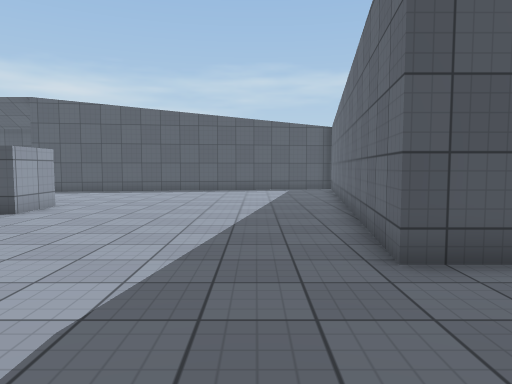
View 1 (above)

22 first-person views from a walk through a scene from a Unity 3-D project. The camera is 1.3 m above the floor, tilts 4° down and sees 70° across. The floor is counted in squares, 1 m on a side. Each view is taken from the middle of a square. On the plan, view 1 faces up. The plan holds only what a view shows up to about 15 squares ahead; the rest is blank. The player character is not drawn. Some animated figures are not drawn. Surface patterns are stand-ins for the level's own textures.

View 2
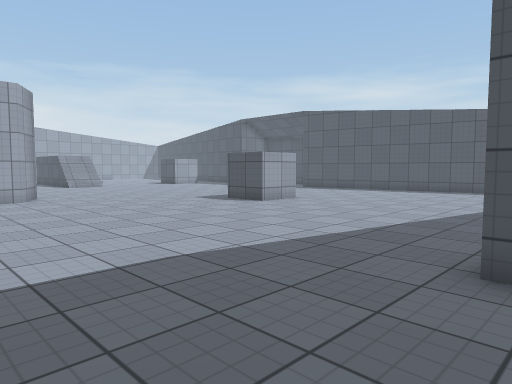

View 3
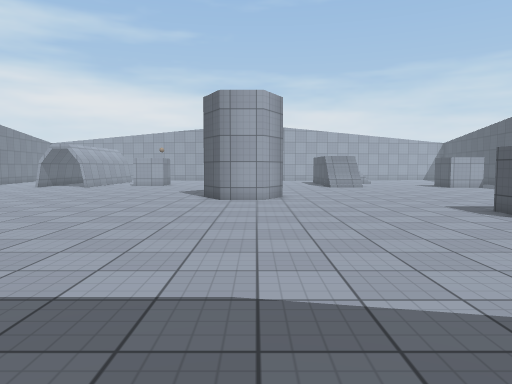

View 4
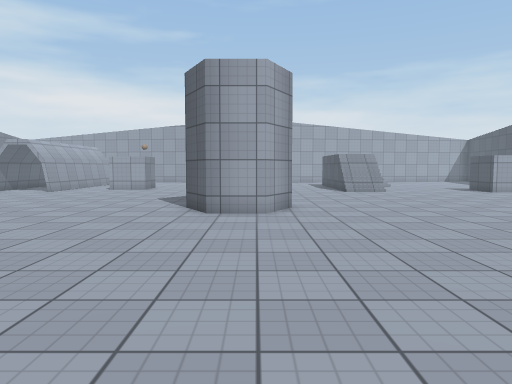

View 5
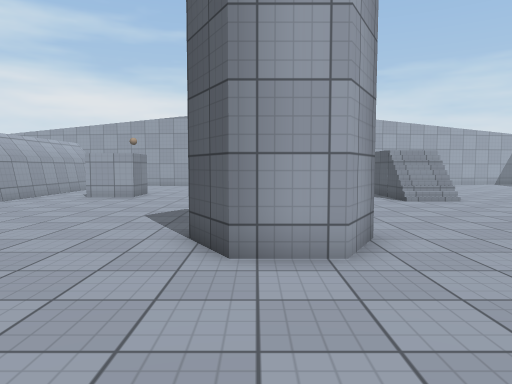

View 6
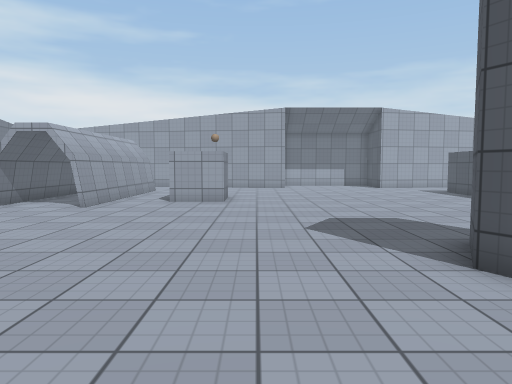

View 7
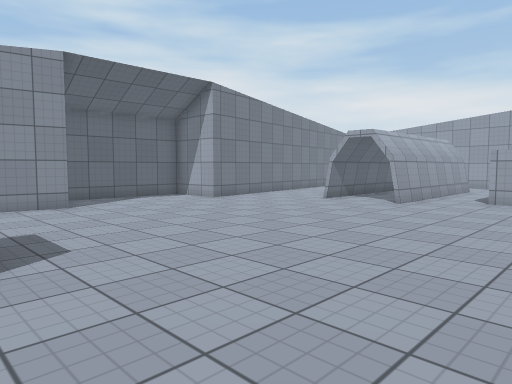

View 8
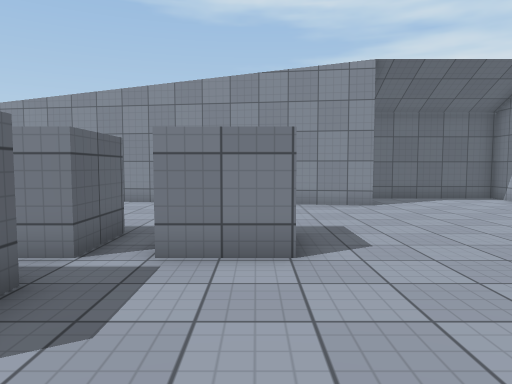

View 9
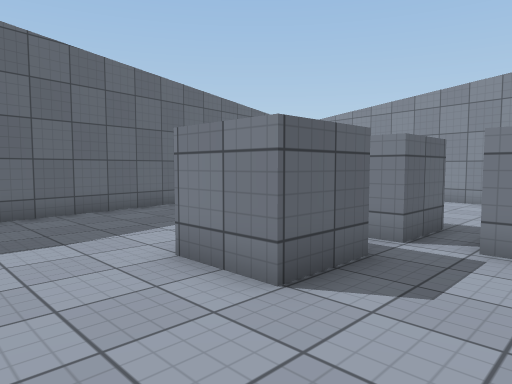

View 10
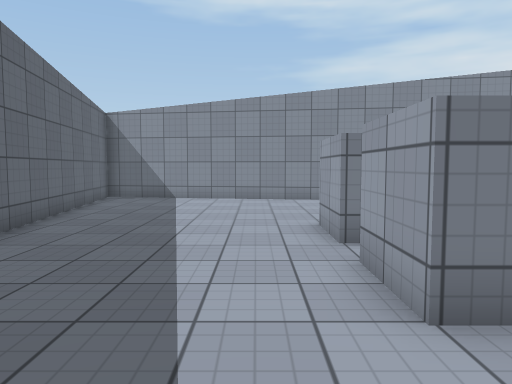

View 11
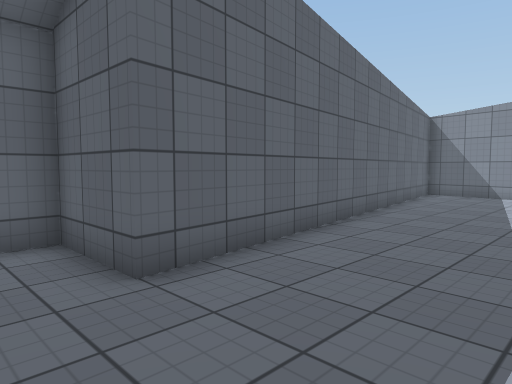

View 12
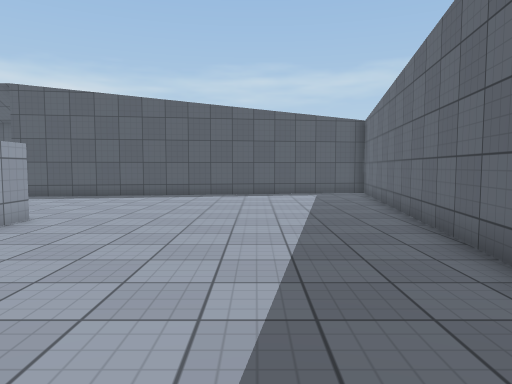

View 13
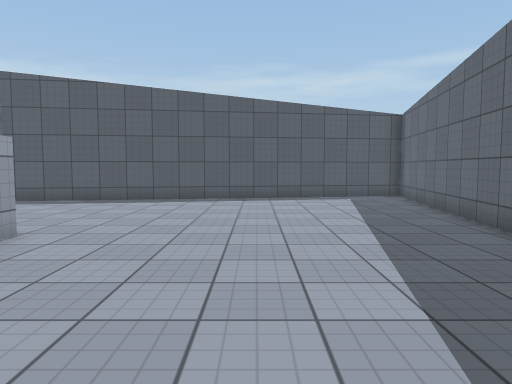

View 14
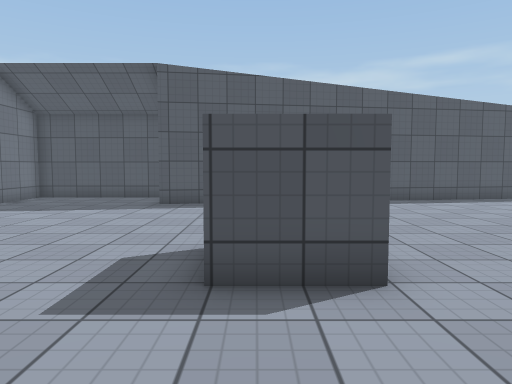

View 15
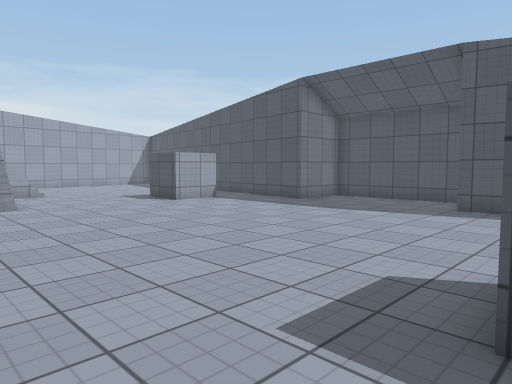

View 16
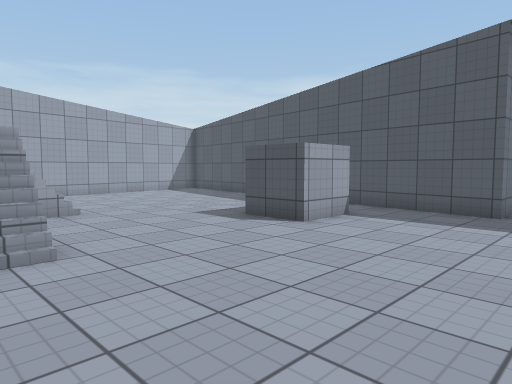

View 17
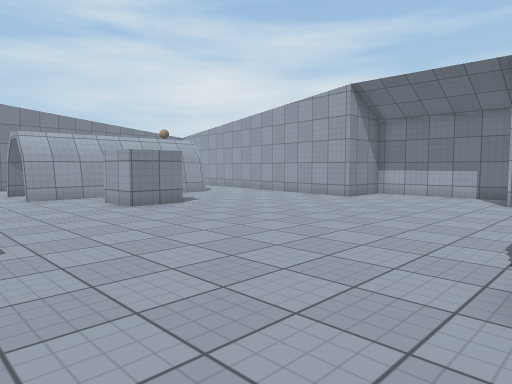

View 18
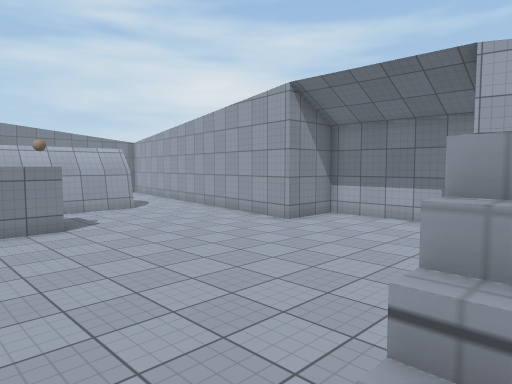

View 19
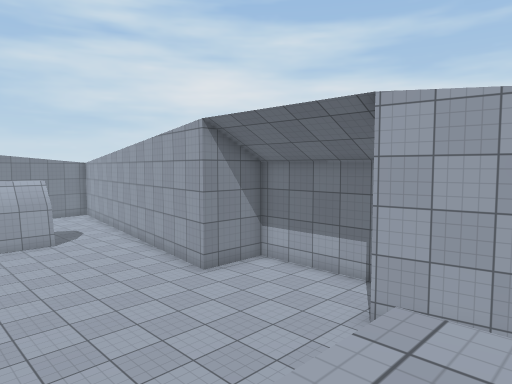

View 20
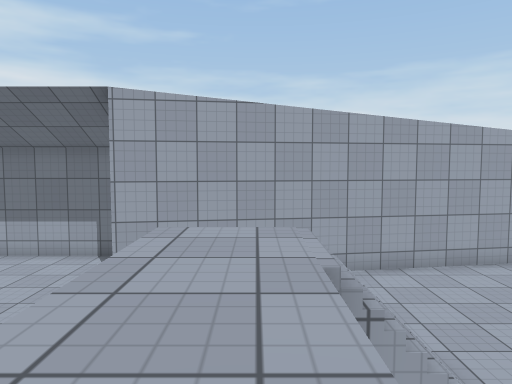

View 21
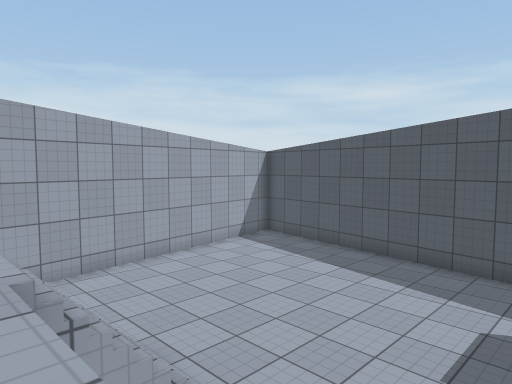

View 22
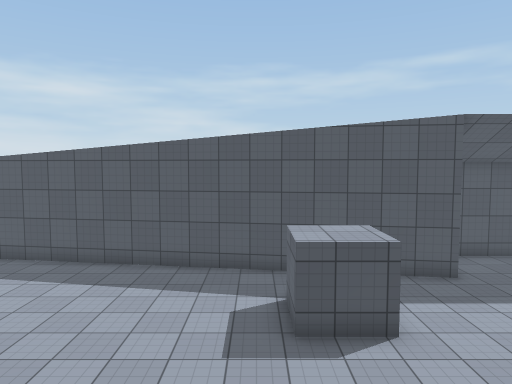

### Floor plan
Points are (right, up) in squares from view 1. A wall is a line through its corners. A room is listed if a view was taken in it or the views show most of it. See-through windows are left out.
Room 1 (views 1, 2, 3, 4, 5, 6, 7, 8, 9, 10, 11, 12, 13, 14, 15, 16, 17, 18, 19, 20, 21, 22)
walls: (-13.7, 4.2) (-12.1, 3.3) (-12.1, 1.6) (-13.6, 0.8) (-15.2, 1.7); (-8.6, -7.1) (-6.5, -7.1); (-24.5, -3.2) (-22.4, -3.2) (-22.4, -5.2); (-5.4, -6) (-5.4, -3.9) (-3.4, -3.9) (-3.4, -6); (-24.1, -7.6) (-20.5, -7.6) (-20.5, -8); (-6.6, 12) (-6.6, 9.9) (-8.6, 9.9); (-5.4, -9.2) (-5.4, -7.1); (-3.4, -7.1) (-3.4, -9.1); (-24.1, -10.2) (-20.5, -10.2) (-20.5, -10.5); (-12, -14.1) (-9.4, -14.5); (-28.5, -7.6) (-25.8, -7.6); (-20.2, 16.9) (-20.2, 14.8) (-22.2, 14.8) (-22.2, 16.9); (-17.6, -15.6) (-17.6, -16.8) (-12.6, -16.8); (3.5, 4.8) (1.9, 4.8) (4.2, 20.1); (-33.6, 5) (-33.6, -0.3) (-30.9, -0.3) (-31.6, -4.5); (-4.7, -15.2) (2.1, -16.2); (-17, 21.1) (-17, 18.6) (-32.2, 20.8); (-12, 21.2) (-15.6, 21.2); (-33, 19.2) (-30.9, 5.4); (4.2, -16.1) (1.9, -0.9) (4.6, -0.9) (4.6, -0.1); (2.3, 20.7) (-11.4, 18.6)

Positions as (right, up) in squares from view 1, and headings:
1: (0, 0), facing up
2: (3, 0), facing up-left
3: (2, 3), facing left
4: (-2, 3), facing left
5: (-7, 2), facing left
6: (-9, -2), facing left
7: (-8, -2), facing down-left
8: (-8, -2), facing down
9: (-8, -1), facing down-right
10: (-2, -1), facing down
11: (-2, 1), facing down-right
12: (-1, 3), facing up
13: (-2, 5), facing up
14: (-8, 6), facing up
15: (-8, 7), facing up-left
16: (-15, 8), facing up-left
17: (-17, 8), facing down-left
18: (-21, 8), facing down-left
19: (-24, 9), facing down-left
20: (-22, 9), facing left
21: (-22, 9), facing up-left
22: (-23, 8), facing up
